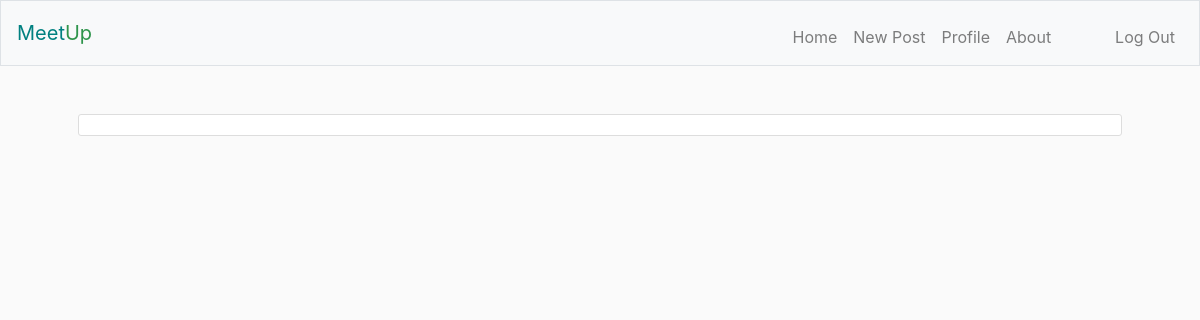
/ (signed in), run on an earlier commit of the app's database.
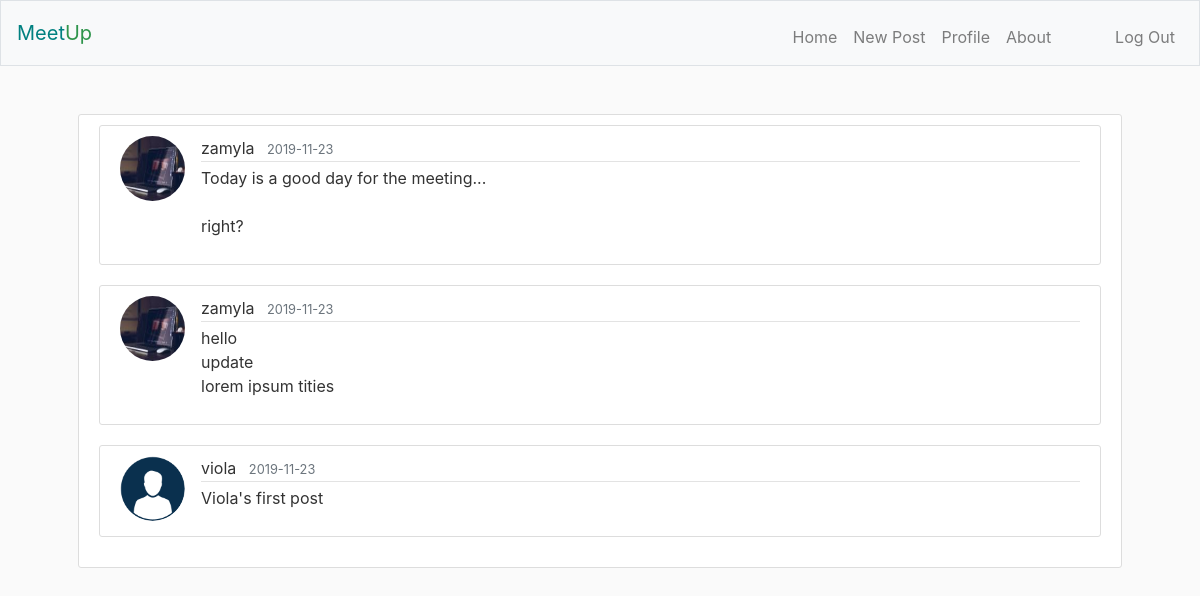
And on a later commit of the database.
### meetup/models.py (models this page shows, shortened)
class Post(db.Model):
    id = db.Column(db.Integer, primary_key=True)
    message = db.Column(db.Text, nullable=False)
    posted_at = db.Column(db.DateTime, default=datetime.utcnow)
    owner_id = db.Column(db.Integer, db.ForeignKey('user.id'), nullable=False)

class User(db.Model, UserMixin):
    id = db.Column(db.Integer, primary_key=True)
    username = db.Column(db.String(20), unique=True, nullable=False)
    email = db.Column(db.String(255), unique=True, nullable=False)
    image_file = db.Column(db.String(20), nullable=False, default='no-img.png')
    password = db.Column(db.String(60), nullable=False)
    posts = db.relationship('Post', backref='owner', lazy=True)

### meetup/routes.py (the view)
@app.route('/')
def index():
    posts = Post.query.all()
    return render_template('index.html', posts=posts)

### meetup/models.py (called while the page is built)
@login_manager.user_loader
def load_user(user_id):
    return User.query.get(int(user_id))

### meetup/templates/index.html (shortened to what this page needs)
{% extends "layout.html" %}
{% block main %}
    {% if current_user.is_authenticated %}
        {% for post in posts %}
            <a id="post-link" href="{{ url_for('post', post_id=post.id) }}">
                <article class="media content-section">
                    <img class="rounded-circle article-img" src="{{ url_for('static', filename='profile-imgs/' + post.owner.image_file) }}" />
                <div class="media-body">
                    <div class="article-metadata">
                        <span class="mr-2">{{ post.owner.username }}</span>
                        <small class="text-muted">{{ post.posted_at.strftime('%Y-%m-%d') }}</small>
                    </div>
                    <p class="article-content">{{ post.message }}</p>
                </div>
                </article>
            </a>
        {% endfor %}
    {% else %}
        <a href="/login"><p class="text-center">Join Us</p></a>
    {% endif %}
{% endblock %}

### meetup/templates/layout.html (shortened to what this page needs)
<!DOCTYPE html>
<html lang="en">
  <head>
    <link
      href="https://maxcdn.bootstrapcdn.com/bootstrap/4.1.3/css/bootstrap.min.css"
      rel="stylesheet"
    />
    <link
      href="{{ url_for('static', filename='styles.css') }}"
      rel="stylesheet"
    />
  </head>
  <body>
    <nav class="navbar navbar-expand-md navbar-light bg-light border">
      <a class="navbar-brand" href="{{ url_for('index') }}"
        ><span class="teal">Meet</span><span class="green">Up</span></a
      >
      <div class="collapse navbar-collapse" id="navbar">
        {% if current_user.is_authenticated %}
        <ul class="navbar-nav ml-auto mt-2">
          <li class="nav-item">
            <a class="nav-link" href="{{ url_for('index') }}">Home</a>
          </li>
          <li class="nav-item">
            <a class="nav-link" href="{{ url_for('new_post') }}">New Post</a>
          </li>
          <li class="nav-item">
            <a class="nav-link" href="{{ url_for('profile') }}">Profile</a>
          </li>
          <li class="nav-item">
            <a class="nav-link" href="{{ url_for('about') }}">About</a>
          </li>
          <li class="nav-item ml-5">
            <a class="nav-link" href="/logout">Log Out</a>
          </li>
        </ul>
        {% endif %}
      </div>
    </nav>
    <main class="container p-5">
      <div class="content-section">
        {% block main %}{% endblock %}
      </div>
    </main>
  </body>
</html>

### meetup/static/styles.css (style rules this page uses)
body { background: #fafafa; color: #333333; }
.teal { color: teal; }
.green { color: #2e944b; }
.article-content { white-space: pre-line; }
.article-img { height: 65px; width: 65px; margin-right: 16px; }
.article-metadata { padding-bottom: 1px; margin-bottom: 4px; border-bottom: 1px solid #e3e3e3 }
.content-section { background: #ffffff; padding: 10px 20px; border: 1px solid #dddddd; border-radius: 3px; margin-bottom: 20px; }
#post-link { color: #333333; text-decoration: none; }

What changed in the data, as far as the page shows it:
added Post: image_file (picture), owner.username "zamyla", posted_at "2019-11-23", message "Today is a good day for the meeting... right?"
added Post: image_file (picture), owner.username "zamyla", posted_at "2019-11-23", message "hello update lorem ipsum tities"
added Post: image_file (placeholder picture), owner.username "viola", posted_at "2019-11-23", message "Viola's first post"
